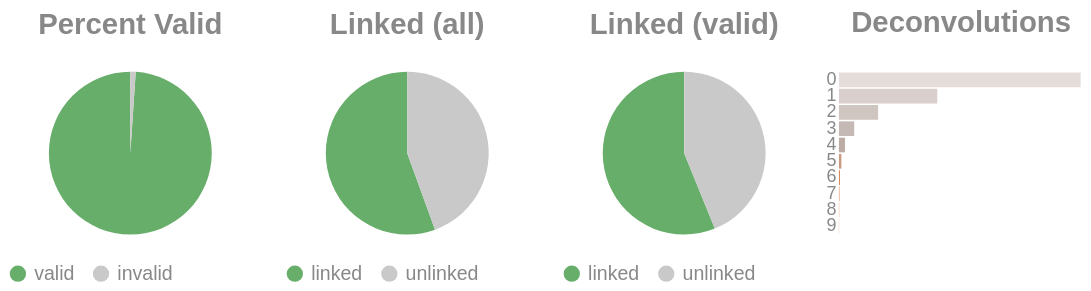

Notebook cell for this chart:
### Code cell
if SKIPLR:
    pass
else:
    clash = Counter()
    for i in valids['molecule'].to_list():
        _mol = i.split("-")
        if len(_mol) == 1:
            clash.update('0')
        else:
            clash.update(_mol[-1])

    _d = {"deconvolutions": [], 'count': []}
    for k,v in clash.items():
        _d['deconvolutions'].append(k)
        _d['count'].append(v)

    tot_valid = valids['reads'].sum()
    mask = valids['reads'] >= 2
    n_linked_reads = valids.filter(mask)['reads'].sum()
    if n_linked_reads == 0:
        print_html("No linked molecules (>=2 reads) were detected; skipping linked-only distributions.")
        SKIPLR = True
    else:
        perc_valid = round(tot_valid / n_reads, 4)
        linked_perc_abs = round(n_linked_reads / n_reads, 4)
        linked_perc = round(n_linked_reads / tot_valid, 4)

    _valid = pl.DataFrame({"valids": ['valid', 'invalid'], "count": [tot_valid, n_reads - tot_valid]})
    _linked_abs = pl.DataFrame({"linked (absolute)": ['linked', 'unlinked'], "count": [n_linked_reads, n_reads - n_linked_reads]})
    _linked_rel = pl.DataFrame({"linked (valids)": ['linked', 'unlinked'], "count": [n_linked_reads, tot_valid - n_linked_reads]})

    (
        alt.hconcat(
            piechart(_valid, goodval = 'valid', title = "Percent Valid"),
            piechart(_linked_abs, goodval = "linked", title =  "Linked (all)"),
            piechart(_linked_rel, goodval = "linked", title =  "Linked (valid)"),
            convolutionbar(pl.DataFrame(_d), title = "Deconvolutions"),
            center = True,
            bounds = 'flush'
        )
        .resolve_scale(color='independent')
        .resolve_legend('independent')
        .properties(usermeta={'embedOptions': {"actions": False}})
    ).display()

### Figure 1 — Vega-Lite specification as saved in the notebook (floating-point values rounded to 4 significant figures)
{"width": "container", "height": 400, "config": {"title": {"anchor": "start", "dy": -15, "fontSize": 18, "color": "#888888", "subtitleColor": "#888888", "subtitleFontSize": 14}, "arc": {"fill": "#0072B2"}, "axis": {"domainColor": "#888888", "domainWidth": 0.5, "gridWidth": 0.2, "grid": false, "titleFontWeight": 400, "titleFontSize": 15, "labelFontSize": 11, "labelColor": "#888888", "tickColor": "#888888", "tickWidth": 0.2, "titleColor": "#888888"}, "axisBand": {"grid": false}, "axisX": {"grid": true, "tickSize": 10, "domainCap": "round"}, "axisY": {"domain": false, "grid": true, "tickSize": 0, "domainCap": "round"}, "background": "transparent", "header": {"labelFontSize": 15, "labelColor": "#888888", "titleFontSize": 15, "titleFontWeight": 600, "titleColor": "#888888"}, "legend": {"labelFont": "sans-serif", "labelFontSize": 12, "labelColor": "#888888", "symbolSize": 100, "symbolType": "circle", "titleFontSize": 12, "titlePadding": 10, "titleColor": "#888888", "title": null}, "range": {"category": ["#E69F00", "#56B4E9", "#009E73", "#F0E442", "#0072B2", "#D55E00", "#CC79A7", "#000000"], "diverging": ["#cfe8f3", "#a2d4ec", "#73bfe2", "#46abdb", "#1696d2", "#12719e"]}, "area": {"fill": "#0072B2", "fillOpacity": 0.7, "line": true, "strokeOpacity": 0.7}, "line": {"color": "#0072B2", "stroke": "#0072B2", "strokeWidth": 2}, "trail": {"color": "#0072B2", "stroke": "#0072B2", "strokeWidth": 0, "size": 1}, "point": {"filled": true, "fillOpacity": 1.0, "size": 95}, "text": {"color": "#888888", "fontSize": 11, "align": "right", "fontWeight": 400, "size": 11}, "bar": {"fill": "#0072B2", "stroke": null}, "view": {"stroke": null, "continuousWidth": 660, "continuousHeight": 400}}, "hconcat": [{"data": {"name": "data-fd98441b6a6b23a784fa0512a3d338b4"}, "mark": {"type": "arc"}, "encoding": {"color": {"field": "valids", "legend": {"orient": "bottom", "title": null}, "scale": {"domain": ["valid", "invalid"], "range": ["#68ae6b", "#C9C9C9"]}, "title": "Valids", "type": "nominal"}, "theta": {"field": "count", "type": "quantitative"}, "tooltip": [{"field": "valids", "title": "Valids", "type": "ordinal"}, {"field": "percent", "format": ".2%", "title": "Percent", "type": "quantitative"}, {"field": "count", "title": "Count", "type": "quantitative"}]}, "height": 100, "title": {"text": "Percent Valid", "align": "center", "anchor": "middle"}, "transform": [{"calculate": "datum.count / 4737040", "as": "percent"}], "width": 150}, {"data": {"name": "data-642e7ef3cb360ac5dfddc9dd5823a24d"}, "mark": {"type": "arc"}, "encoding": {"color": {"field": "linked (absolute)", "legend": {"orient": "bottom", "title": null}, "scale": {"domain": ["linked", "unlinked"], "range": ["#68ae6b", "#C9C9C9"]}, "title": "Linked (Absolute)", "type": "nominal"}, "theta": {"field": "count", "type": "quantitative"}, "tooltip": [{"field": "linked (absolute)", "title": "Linked (Absolute)", "type": "ordinal"}, {"field": "percent", "format": ".2%", "title": "Percent", "type": "quantitative"}, {"field": "count", "title": "Count", "type": "quantitative"}]}, "height": 100, "title": {"text": "Linked (all)", "align": "center", "anchor": "middle"}, "transform": [{"calculate": "datum.count / 4737040", "as": "percent"}], "width": 150}, {"data": {"name": "data-b9b03fc33a09ffb0e920ed8a6971fe71"}, "mark": {"type": "arc"}, "encoding": {"color": {"field": "linked (valids)", "legend": {"orient": "bottom", "title": null}, "scale": {"domain": ["linked", "unlinked"], "range": ["#68ae6b", "#C9C9C9"]}, "title": "Linked (Valids)", "type": "nominal"}, "theta": {"field": "count", "type": "quantitative"}, "tooltip": [{"field": "linked (valids)", "title": "Linked (Valids)", "type": "ordinal"}, {"field": "percent", "format": ".2%", "title": "Percent", "type": "quantitative"}, {"field": "count", "title": "Count", "type": "quantitative"}]}, "height": 100, "title": {"text": "Linked (valid)", "align": "center", "anchor": "middle"}, "transform": [{"calculate": "datum.count / 4686895", "as": "percent"}], "width": 150}, {"data": {"name": "data-d44446ea91620f5dc65a947ad7534f47"}, "mark": {"type": "bar"}, "encoding": {"color": {"field": "deconvolutions", "legend": null, "scale": {"scheme": "lightgreyred"}, "type": "nominal"}, "tooltip": [{"field": "deconvolutions", "title": "Deconvolutions", "type": "ordinal"}, {"field": "percent", "format": ".2%", "title": "Percent", "type": "quantitative"}, {"field": "count", "title": "Count", "type": "quantitative"}], "x": {"axis": null, "field": "count", "type": "quantitative"}, "y": {"field": "deconvolutions", "sort": "ascending", "title": null, "type": "nominal"}}, "height": 100, "title": {"text": "Deconvolutions", "align": "center", "anchor": "middle"}, "transform": [{"calculate": "datum.count / 2981064", "as": "percent"}], "width": 150}], "bounds": "flush", "center": true, "resolve": {"legend": {"angle": "independent"}, "scale": {"color": "independent"}}, "usermeta": {"embedOptions": {"actions": false}}, "$schema": "https://vega.github.io/schema/vega-lite/v6.4.1.json", "datasets": {"data-fd98441b6a6b23a784fa0512a3d338b4": [{"valids": "valid", "count": 4686895}, {"valids": "invalid", "count": 50145}], "data-642e7ef3cb360ac5dfddc9dd5823a24d": [{"linked (absolute)": "linked", "count": 2631012}, {"linked (absolute)": "unlinked", "count": 2106028}], "data-b9b03fc33a09ffb0e920ed8a6971fe71": [{"linked (valids)": "linked", "count": 2631012}, {"linked (valids)": "unlinked", "count": 2055883}], "data-d44446ea91620f5dc65a947ad7534f47": [{"deconvolutions": "0", "count": 1780619}, {"deconvolutions": "1", "count": 724396}, {"deconvolutions": "2", "count": 288279}, {"deconvolutions": "3", "count": 112452}, {"deconvolutions": "4", "count": 44274}, {"deconvolutions": "5", "count": 17875}, {"deconvolutions": "6", "count": 7500}, {"deconvolutions": "7", "count": 3356}, {"deconvolutions": "8", "count": 1546}, {"deconvolutions": "9", "count": 767}]}}
